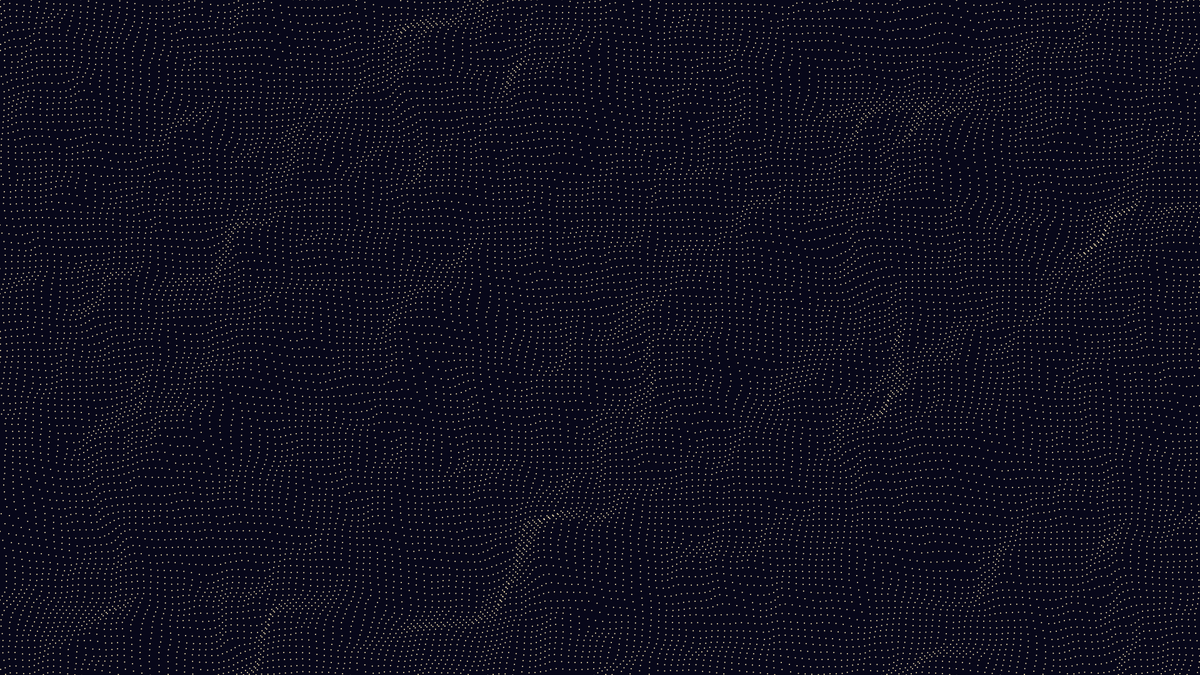
Frame 1 (no input)
Frame 60 (no input): identical to frame 1, image omitted
Frame 120 (the mouse pressed at the canvas centre since frame 60): identical to frame 1, image omitted

The p5.js sketch that drew this single still picture (run headless with seeded random() and noise() and a simulated clock; from frame 60 on, the mouse is pressed at the canvas centre):

// p5.js sketch
// ── sketch.js
let waveSpeed = 0.05;
let waveAmplitude = 50;

let diff = 10
let brushMode = 1;

//                              --COLORS--
//Sunset and Blue
//[7,7,25]
//[244,227,178]

function setup() {
  createCanvas(1920, 1080);
  background([7,7,25]);
  fill(0);
  rectMode(CENTER);
  stroke([244,227,178])
  Perlin()
}

function draw() 
{

}

function Perlin()
{
  strokeWeight(2)
  let waveXOffset = 0;
  let waveYOffset = 0;
  for(y = -100 + diff; y < height + 100; y = y + diff)
  {
    for(x = -100 + diff; x < width + 100; x = x + diff)
    {
      let noiseValue = noise(waveXOffset, waveYOffset);
      let waveX = map(noiseValue, 0, 1, -waveAmplitude, waveAmplitude);
      let waveY = map(noiseValue, 0, 1, -waveAmplitude, waveAmplitude);
      point(x + waveX, y + waveY);
      
      waveXOffset += waveSpeed;
    }
      waveXOffset = 0;
      waveYOffset += waveSpeed;
  }
  
  
}
